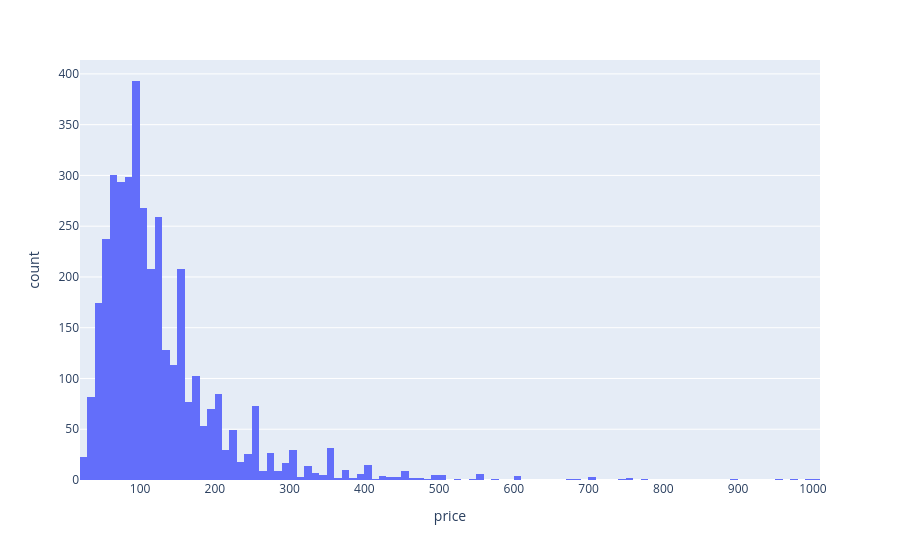

Source (notebook cell):
### Code cell
fig = px.histogram(data, 'price')
fig.show()

### Figure 1 — Plotly figure (JSON) as saved in the notebook; plotly's stock layout.template omitted (floating-point values rounded to 4 significant figures; data arrays with more than 128 entries replaced by an {"elided": "..."} marker saying what was removed)
{"data": [{"alignmentgroup": "True", "bingroup": "x", "hovertemplate": "price=%{x}<br>count=%{y}<extra></extra>", "legendgroup": "", "marker": {"color": "#636efa", "pattern": {"shape": ""}}, "name": "", "offsetgroup": "", "orientation": "v", "showlegend": false, "type": "histogram", "x": {"elided": "3818 int values"}, "xaxis": "x", "yaxis": "y"}], "layout": {"barmode": "relative", "legend": {"tracegroupgap": 0}, "margin": {"t": 60}, "xaxis": {"anchor": "y", "domain": [0, 1], "title": {"text": "price"}}, "yaxis": {"anchor": "x", "domain": [0, 1], "title": {"text": "count"}}}}
